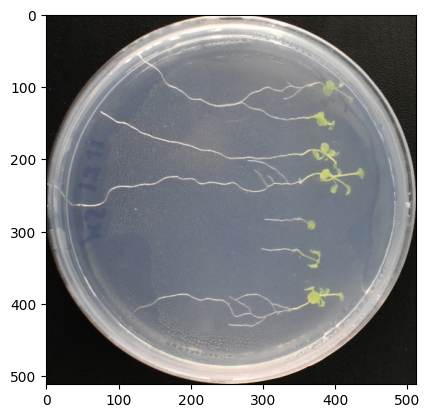
#> input picture images/image1.png, 430 x 418 px, given in place of segmented_image3.png, which was not available
$ python tracer.py
#> lines starting #> are read from the running program, lines starting #| are printed output that depends on the picture; after the words box and inside, x2 and y2 are one past the last pixel; in counts of white or black regions, pixels touching at a corner belong together; pictures that were not available may be replaced by others from this repository, and a replacement may not be noted
import cv2
import numpy as np

# Load the segmented image (the mask)
index = 3

segmented_image = cv2.imread('data/segmented_image' + str(index) + '.png', cv2.IMREAD_GRAYSCALE)
#> segmented_image: shape (418, 430); min 0, max 255, mean 144.1

_, binary_image = cv2.threshold(segmented_image, 125, 255, cv2.THRESH_BINARY)
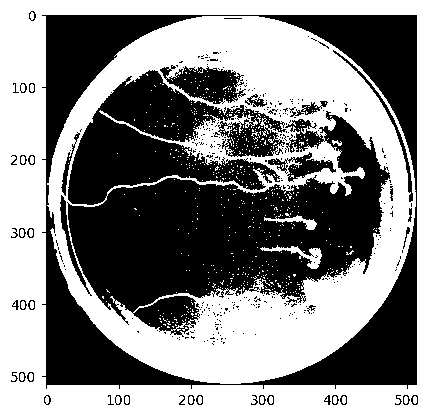
#> binary_image: shape (418, 430); 52.4% white; 341 black regions (298 under 20 px), largest, box (x1, y1, x2, y2) and area: (67, 70, 390, 337) 49019, (42, 15, 417, 389) 30696, (160, 65, 246, 104) 1848

contours, _ = cv2.findContours(binary_image, cv2.RETR_EXTERNAL, cv2.CHAIN_APPROX_SIMPLE)
#> contours = [[[0, 0], [0, 417], [429, 417], [429, 0]]]

def find_topmost_point(contour):
    topmost = tuple(contour[contour[:, :, 1].argmin()][0])
    return topmost

min_contour_length = 50

# Filter contours by length and find the starting points
filtered_contours = [cnt for cnt in contours if cv2.arcLength(cnt, True) > min_contour_length]
#> filtered_contours = [[[0, 0], [0, 417], [429, 417], [429, 0]]]
starting_points = [find_topmost_point(contour) for contour in filtered_contours]
#> starting_points = [(0, 0)]

print("Filtered starting points for tracing:", starting_points)
#| Filtered starting points for tracing: [(0, 0)]

original_image = cv2.imread('data/image' + str(index) + '.png')
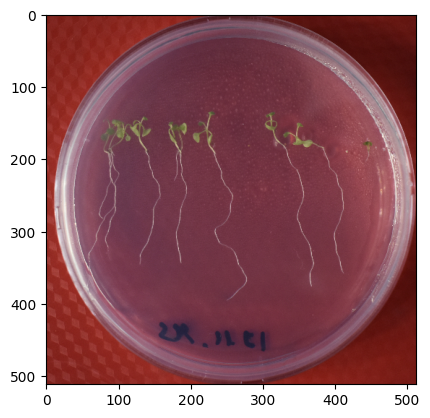
#> input picture images/image3.png, 430 x 418 px, found by its file name
#> original_image is the input picture: shape (418, 430, 3); mean B, G, R 112.3, 105.1, 152.8
original_image = cv2.resize(original_image,(512,512))
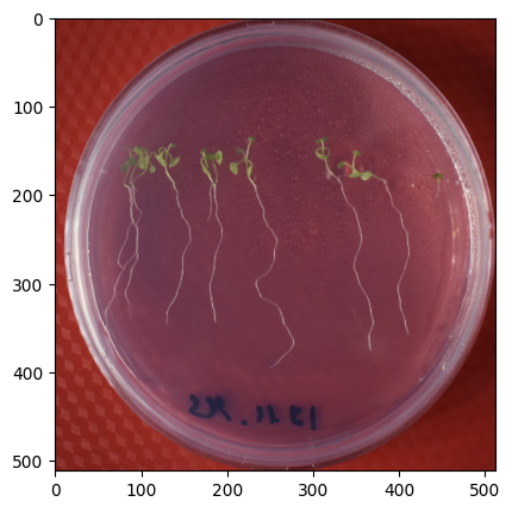
#> original_image: shape (512, 512, 3); mean B, G, R 112.2, 105, 152.7

for contour in filtered_contours:
    cv2.drawContours(original_image, [contour], -1, (255, 0, 0), 2)  # Blue contours
#> this loop made 1 pass
#> contour on pass 1: [[0, 0], [0, 417], [429, 417], [429, 0]]
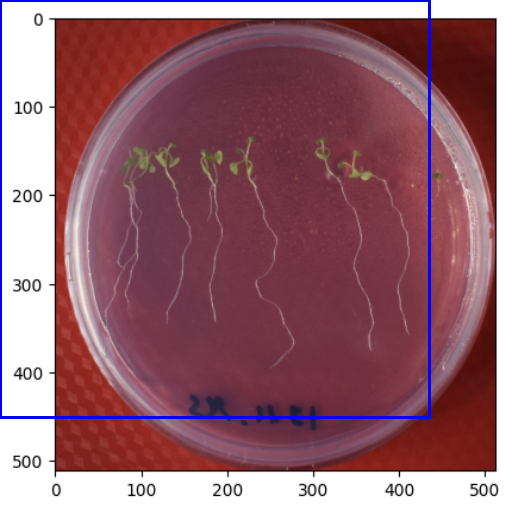
#> original_image: shape (512, 512, 3); 1.61% of pixels changed, all inside (x1, y1, x2, y2) = (0, 0, 431, 419)

for point in starting_points:
    cv2.circle(original_image, point, 5, (0, 255, 0), -1)  # Green starting points
#> this loop made 1 pass
#> original_image: shape (512, 512, 3); 0.01% of pixels changed, all inside (x1, y1, x2, y2) = (0, 0, 6, 6)

cv2.imshow('Starting Points', original_image)
cv2.waitKey(0)
cv2.destroyAllWindows()
